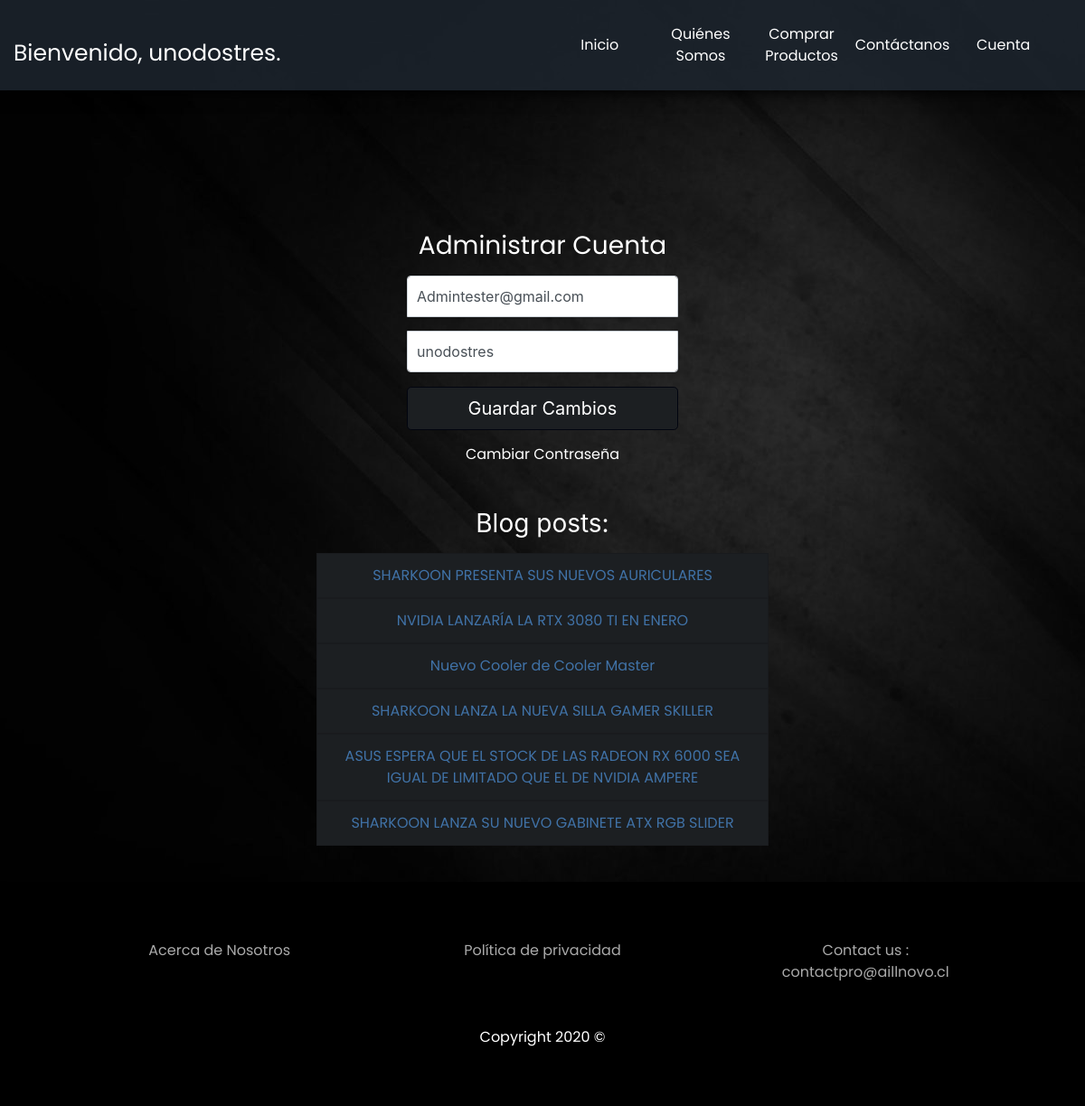
The app's page /account/ (signed in) with its own data.
### account/models.py (models this page shows, shortened)
class Account(AbstractBaseUser):
	email = models.EmailField(verbose_name="email",max_length=60,unique=True)
	username = models.CharField(max_length=30,unique=True)
	date_joined = models.DateTimeField(verbose_name='date joined', auto_now_add=True)
	last_login = models.DateTimeField(verbose_name='last login', auto_now=True)
	is_admin = models.BooleanField(default=False)
	is_active = models.BooleanField(default=True)
	is_staff = models.BooleanField(default=False)
	is_superuser = models.BooleanField(default=False)
	profile_pic = models.ImageField(null=True, blank=True)
	USERNAME_FIELD = 'email'
	REQUIRED_FIELDS = ['username']
	objects = AccountManager()

### blog/models.py (models this page shows)
class BlogPost(models.Model):
	title = models.CharField(max_length=150,null=False,blank=False)
	body = models.TextField(max_length=5000,null=False,blank=False)
	image = models.ImageField(upload_to=upload_location,null=False,blank=False)
	date_published = models.DateTimeField(auto_now_add=True,verbose_name="date published")
	date_updated = models.DateTimeField(auto_now=True,verbose_name="date updated")
	author = models.ForeignKey(settings.AUTH_USER_MODEL, on_delete=models.CASCADE)
	slug = models.SlugField(blank=True, unique=True)
	def __str__(self):
		return self.title

### account/views.py (the view)
# urls.py: path('account/',account_view, name="account"),
def account_view(request):
	if not request.user.is_authenticated:
		return redirect('login')
	context = {}
	if request.POST:
		form = AccountUpdateForm(request.POST, instance=request.user)
		if form.is_valid():
			form.initial={
					"email": request.POST['email'],
					"username": request.POST['username'],
			}
			form.save()
			context['success_msg']="Se ha actualizado su cuenta."
	else:
		form = AccountUpdateForm(
				initial= {
					"email": request.user.email,
					"username": request.user.username,
				}
			)
	context['account_form'] =  form
	blog_posts = BlogPost.objects.filter(author=request.user)
	context['blog_posts'] = blog_posts
	return render(request,'account/account.html', context)

### account/forms.py (shortened to what this page needs)
class AccountUpdateForm(forms.ModelForm):
	class Meta:
		model= Account
		fields = ('email','username')

### account/templates/account/account.html (shortened to what this page needs)
{% extends "blog/base/base.html" %}
{% block contenido %}
{% load static %}
<div class="main_contenededor black" style="background-image: url({% static '/img/background6.jpg'%});">
  <br><br><br><br><br><br><br><br><br><br>
  <form method="post" class="form-signin">
    <h1 class="h3 mb-3 font-weight-normal textwhite poppins">Administrar Cuenta</h1>
    <input type="email" id="inputEmail" name="email" class="form-control" placeholder="Corre electrónico" required autofocus value="{{account_form.initial.email}}">
    <input type="text" id="inputUsername" name="username" class="form-control" placeholder="Nombre de Usuario" required value="{{account_form.initial.username}}">
    <button class="btn btn-lg btn-primary btn-block plomo color_borde_negro" type="submit">Guardar Cambios</button>
  </form>
  <div class="d-flex flex-column">
     <a class='m-auto textwhite poppins' href="{% url 'password_change' %}">Cambiar Contraseña</a>
  </div>
  <div class="container mt-4 p-4">
    <div class="row">
      <div class="blog-posts">
        <h3 class="mb-3 font-weight-normal textwhite aligncenter">Blog posts:</h3>
        {% if blog_posts %}
        <ul>
          {% for post in blog_posts %}
            <a class="decoraciones" href="{% url 'blog:detail' post.slug %}">
              <li class="list-group-item aligncenter poppins plomo lightblue">{{post}}</li>
            </a>
          {% endfor %}
        </ul>
        {% else%}
          <p class="poppins textwhite aligncenter">No tienes blog posts. Crea un post <a href="{% url 'blog:create' %}">aquí</a>.</p>
        {% endif %}
      </div>
    </div>
  </div>
</div>
{% endblock contenido %}

### blog/templates/blog/base/base.html (shortened to what this page needs)
{% load static %}
<!DOCTYPE html>
<html>
<head>
	{% include 'snippets/header.html' %}
	<link rel="stylesheet" href="{% static 'css/style.css' %}">
</head>
<body>
	<header id="header" class="flexcontainer darkbluetransparent alignright">
		<div id="cuenta_user" class="flex1 alignleft poppins">
			{% if request.user.is_authenticated %}
				<p>Bienvenido, {{request.user.username}}.</p>
			{% endif %}
		</div>
		<div class="flex1 flexcontainer" id="nav_bar1">
			<button type="button" class="btn btn-success poppins">
				Inicio
			</button>
			<button type="button" class="btn btn-success poppins">
				Quiénes Somos
			</button>
			<button type="button" class="btn btn-success poppins" >
				Comprar Productos
			</button>
			<button type="button" class="btn btn-success poppins">
				Contáctanos
			</button>
			<button type="button" class="btn btn-success poppins">
				Cuenta
			</button>
		</div>
	</header>
	<div class="main_contenededor">
	{% block contenido %}{% endblock %}
	</div>
	{% include 'snippets/footer.html' %}
</body>
</html>

### static/css/style.css (style rules this page uses)
ul { list-style-type: none!important; }
* { box-sizing: border-box; padding: 0px; margin: 0px; }
html { background: black; overflow-x: hidden; overflow-y: scroll; }
body { background:none; min-width: 400px; overflow-x: hidden; min-height: calc( 100vh - 253px ); }
.flexcontainer { display: flex; }
.flex1 { flex:1; }
header { box-shadow: black 0px 0px 16px 2px; position: fixed; top:0px; left: 0px; z-index: 1000; width: 100vw; flex: 1 1 auto; flex-grow: 1; }
header .btn { width: 9.3vw; padding: 0px; border-radius: 0px; margin: 0px; overflow-x: hidden; height: 100px; color: white; border: none; flex-direction: row; }
.btn-success { background-color: none !important; background:none !important; border: none !important; box-shadow: none !important; }
.alignleft { text-align: left; }
.alignright { text-align: right; }
.aligncenter { text-align: center; }
h1 { font-size: 50px; }
#cuenta_user { color:white; padding-left: 15px; padding-top: 40px; font-size:25px; min-height: 47px; }
.darkbluetransparent { background: rgba(31, 39, 49,0.8); }
.textwhite { color: #fff!important; }
.lightblue { color: #4072a7; }
.black { background: #000; }
.plomo { background-color: #1c1f22!important; }
.color_borde_negro { border-color: #01040f!important; }
.poppins { font-family: 'Poppins', sans-serif; }
.decoraciones { text-decoration: none!important; }
.main_contenededor { min-height:100vh; height:100%; background:#080808; }
.form-signin { width: 100%; max-width: 330px; padding: 15px; margin: auto; }
.form-signin .form-control { position: relative; box-sizing: border-box; height: auto; padding: 10px; font-size: 16px; }
.form-signin input[type="email"] { margin-bottom: 15px; border-bottom-right-radius: 0; border-bottom-left-radius: 0; }
.h3 { text-align: center; }
#cuenta_user p { margin: 0px !important; }
.form-signin input[type="text"] { margin-bottom: 10px; border-top-left-radius: 0; border-top-right-radius: 0; }
.blog-posts { max-width: 500px; width: 100%; margin: auto; }

### records on screen
Account: user.username "unodostres", email "Admintester@gmail.com", username "unodostres"
BlogPost: title "SHARKOON PRESENTA SUS NUEVOS AURICULARES"
BlogPost: title "NVIDIA LANZARÍA LA RTX 3080 TI EN ENERO"
BlogPost: title "Nuevo Cooler de Cooler Master"
BlogPost: title "SHARKOON LANZA LA NUEVA SILLA GAMER SKILLER"
BlogPost: title "ASUS ESPERA QUE EL STOCK DE LAS RADEON RX 6000 SEA IGUAL DE LIMITADO QUE EL DE NVIDIA AMPERE"
BlogPost: title "SHARKOON LANZA SU NUEVO GABINETE ATX RGB SLIDER"
